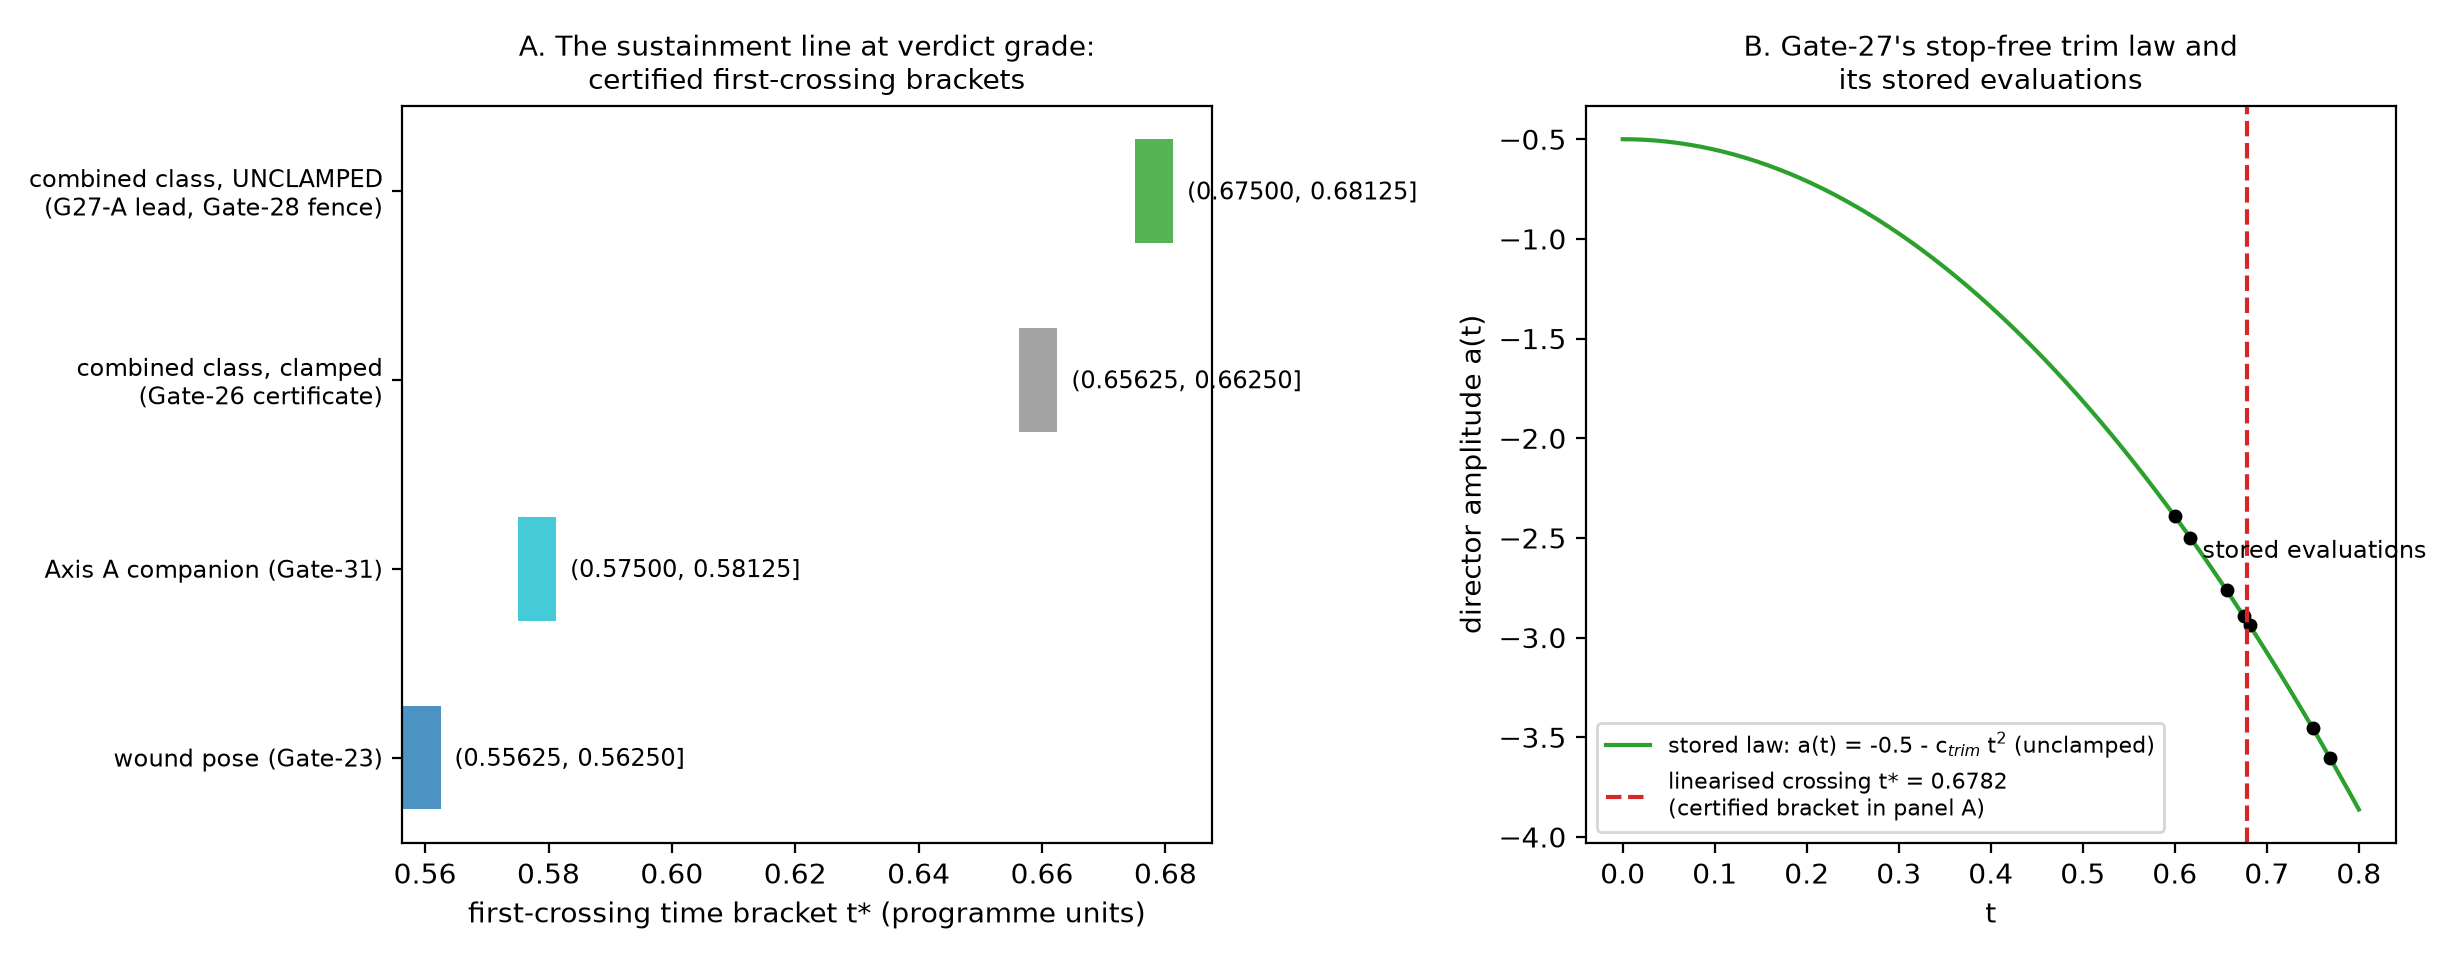

This figure's Python source:
#!/usr/bin/env python3
"""Gate-22 combined set figure (v1.22.0): the sustainment brackets and the
Gate-27 trim law.

Sources (all stored in gate22-claims/results/):
  g23_verify_results.json  (the wound pose's certified bracket)
  g27_verify_results.json  (ordering, stored brackets, the trim law a(t)
                            and its stored evaluations, the crossing)
  g31_results.json         (the Axis A companion bracket)
Jet-scope exhibits only -- no geometry is drawn, by design.
"""
import json

import numpy as np
import matplotlib
matplotlib.use("Agg")
import matplotlib.pyplot as plt

ROOT = "/home/hatch/workspace/warp-pilot"
FIG = f"{ROOT}/publication/figures"
R = f"{ROOT}/gate22-claims/results"
g23 = json.load(open(f"{R}/g23_verify_results.json"))
g27 = json.load(open(f"{R}/g27_verify_results.json"))
g31 = json.load(open(f"{R}/g31_results.json"))

fig, axes = plt.subplots(1, 2, figsize=(12.2, 4.8))
fig.patch.set_facecolor("white")

ax = axes[0]
rows = [
    ("wound pose (Gate-23)",
     sorted(float(k) for k in g23["new_bracket"]["bars"]), "tab:blue"),
    ("Axis A companion (Gate-31)", g31["bracket"], "tab:cyan"),
    ("combined class, clamped\n(Gate-26 certificate)",
     g27["p265_arms"]["2.5"]["refined_bracket"], "0.55"),
    ("combined class, UNCLAMPED\n(G27-A lead, Gate-28 fence)",
     g27["p266_bracket_stored"], "tab:green"),
]
for i, (lab, br, c) in enumerate(rows):
    ax.barh(i, br[1] - br[0], left=br[0], height=0.55, color=c, alpha=0.8)
    ax.annotate(f"({br[0]:.5f}, {br[1]:.5f}]", (br[1], i),
                textcoords="offset points", xytext=(5, -3), fontsize=8.5)
ax.set_yticks(range(len(rows)))
ax.set_yticklabels([r[0] for r in rows], fontsize=8.5)
ax.set_xlabel("first-crossing time bracket t* (programme units)")
ax.set_title("A. The sustainment line at verdict grade:\n"
             "certified first-crossing brackets", fontsize=10)

ax = axes[1]
c_trim = g27["c_trim_stored_in_266"]
t = np.linspace(0, 0.8, 200)
ax.plot(t, -0.5 - c_trim * t**2, color="tab:green",
        label="stored law: a(t) = -0.5 - c$_{trim}$ t$^2$ (unclamped)")
for ts, av in g27["a_at"].items():
    ax.plot(float(ts), av, "o", color="k", ms=4)
ax.annotate("stored evaluations", (0.63, -2.6), fontsize=8.5)
ts_lin = g27["crossing"]["t_star_linear"]
ax.axvline(ts_lin, color="tab:red", ls="--",
           label=f"linearised crossing t* = {ts_lin:.4f}\n"
                 f"(certified bracket in panel A)")
ax.set_xlabel("t")
ax.set_ylabel("director amplitude a(t)")
ax.set_title("B. Gate-27's stop-free trim law and\n"
             "its stored evaluations", fontsize=10)
ax.legend(fontsize=8)
fig.tight_layout()
out = f"{FIG}/fig_gate22_brackets.png"
fig.savefig(out, dpi=200, facecolor="white")
print("wrote", out)
